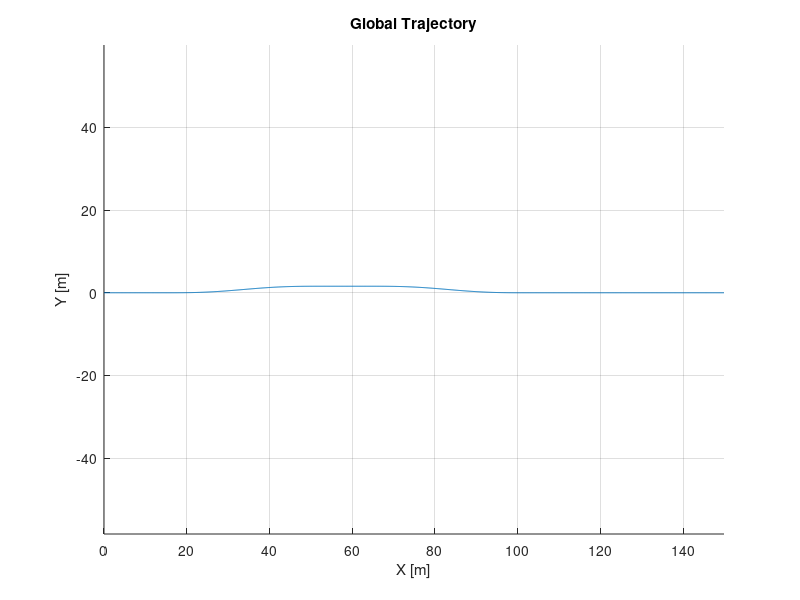
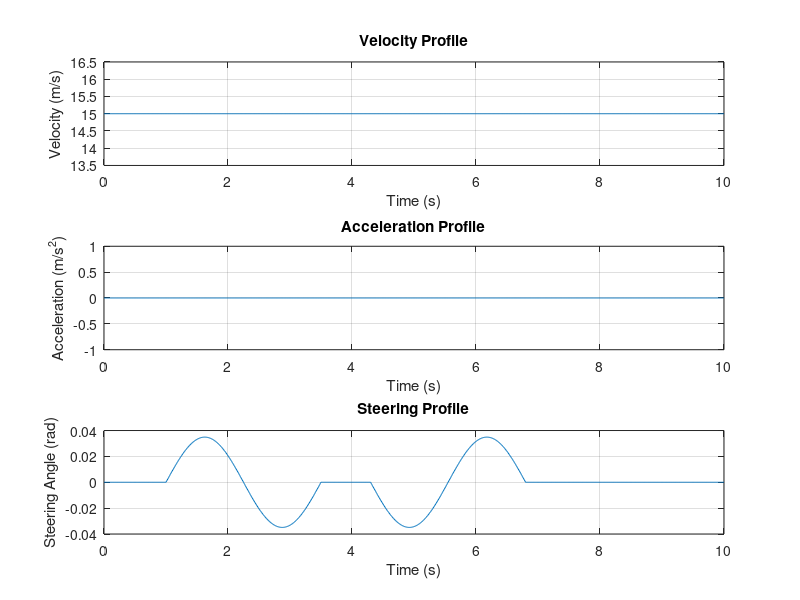

These charts were generated, in order, by the following MATLAB code:
clc
clear
close all

t_end = 10;
dt = 0.01;
t_road = 0:dt:t_end;

%% velocity, acceleration
v = zeros(size(t_road))';
acc = zeros(size(t_road));

a = 1.4;
b = 1.6;
L = a + b;% wheel base
V = 15; % constant speed
save('V.mat','V')

for i = 1:length(t_road)
    v(i) = V;
end


%% double lane changex
degree = 2.0;
delta_dot = deg2rad(degree);
delta = zeros(size(t_road));

steering_time = 1.0;

for i = 1:length(t_road)
    if t_road(i) <= steering_time
        delta(i) = 0;
    elseif t_road(i) <= steering_time+2.5
        delta(i) = delta_dot * sin(pi/2 * (t_road(i) - (steering_time)) / (0.25*2.5));
    elseif t_road(i) <= steering_time+3.3
        delta(i) = 0;
    elseif t_road(i) <= steering_time+5.8
        delta(i) = -delta_dot * sin(pi/2 * (t_road(i) - (steering_time)+1.7) / (0.25*2.5));
    end
end
%%
% % circular track 
% steering_time = 1.0;
% for i = 1:length(t_road)
%     if t_road(i) <= steering_time
%         delta(i) = 0;
%     elseif t_road(i) <= steering_time+0.625*4
%         delta(i) = delta_dot * sin(pi/2 * (t_road(i) - (steering_time)) / (4*0.25*2.5));
%         % delta(i) = delta_dot;
%     elseif t_road(i) <= steering_time+9
%         delta(i) = delta_dot;
%     end
% end


% v=v';
% delta=delta';


%% trajectory

% Based on "Rajamani Vehicle Dynamics and Control 8.2.3"
% stability 기반 beta, yaw_rate-------------------------------------------
m=2000;
Lf=1.4;
Lr=1.6;
L=3;
% Cf=12e3;
% Cr=11e3;
% Cf = 30e3;
% Cr = 30e3;
Cf = 13525.714;
Cr = 15166.667;

% k_ss    = -m*(Lf*Cf-Lf*Cr)/(2*Cf*Cr*L^2);
% G_beta  = (1-m*V^2*Lf/(2*Cr*L*Lr))/(1+k_ss)*Lr/L;
% G_omega = 1/(1+k_ss.*V^2).*V/L;
% % x1_ref = delta*G_beta;
% x2_ref = delta*G_omega;

x1_ref=(Lr-(Lf*m*V.^2)/(2*Cr*(Lf+Lr)))/((Lf+Lr)+(m*V.^2*(Lr*Cr-Lf*Cf))/(2*Cf*Cr*(Lf+Lr)))*delta;
x2_ref=V/(Lf+Lr+(m*V.^2*(Lr*Cr-Lf*Cf))/(2*Cf*Cr*L))*delta;

% -------------------------------------------------------------------------
x_road = zeros(size(t_road));
y_road = zeros(size(t_road));
theta = zeros(size(t_road));
x_road(1) = 0;
y_road(1) = 0;
theta(1) = 0;

for i = 2:length(t_road)
    theta(i) = theta(i-1) + x2_ref(i-1) * dt;
    x_road(i) = x_road(i-1) + v(i-1) * cos(theta(i)) * dt;
    y_road(i) = y_road(i-1) + v(i-1) * sin(theta(i)) * dt;
end

% x_road = zeros(size(t_road));
% y_road = zeros(size(t_road));
% theta = zeros(size(t_road));
% yaw_rate_road = zeros(size(t_road));
% beta_road = zeros(size(t_road));
% x_road(1) = 0;
% y_road(1) = 0;
% theta(1) = 0;
% yaw_rate_road(1) = 0;
% beta_road(1) = 0;
% 
% for i = 2:length(t_road)
%     beta_road(i) = -atan2(b*tan(delta(i-1)),L);
%     yaw_rate_road(i) = tan(delta(i-1))*v(i-1)/L;
%     theta(i) = theta(i-1) + yaw_rate_road(i-1) * dt;
%     x_road(i) = x_road(i-1) + v(i-1) * cos(theta(i)) * dt;
%     y_road(i) = y_road(i-1) + v(i-1) * sin(theta(i)) * dt;
% end



%% plot

% % ISO 기준 width 1.4m 기준 double lane change------------------------------
% x1 = [0, 15];
% x2 = [45, 70];
% x3 = [95, 125];
% 
% y11 = [0.895, 0.895];
% y12 = [4.5350, 4.5350];
% y13 = [1.1750, 1.1750];
% 
% y21 = [-0.895, -0.895];
% y22 = [2.6050, 2.6050];
% y23 = [-0.895, -0.895];


figure
hold on
% plot(x1, y11, 'k--', 'LineWidth', 1.5); % double lane change
% plot(x1, y21, 'k--', 'LineWidth', 1.5);
% plot(x2, y12, 'k--', 'LineWidth', 1.5);
% plot(x2, y22, 'k--', 'LineWidth', 1.5);
% plot(x3, y13, 'k--', 'LineWidth', 1.5);
% plot(x3, y23, 'k--', 'LineWidth', 1.5);

plot(x_road,y_road)

xlabel('X [m]')
ylabel('Y [m]')
axis equal;
% xlim([-5 130])
% ylim([-10 10])
% title('ISO 3888-1:2018(E) Dashed Outline')
title('Global Trajectory')
hold off

grid on
% -------------------------------------------------------------------------

figure
subplot(3,1,1)
plot(t_road, v);
title('Velocity Profile');
xlabel('Time (s)');
ylabel('Velocity (m/s)');
grid on;

subplot(3,1,2)
plot(t_road, acc);
title('Acceleration Profile');
xlabel('Time (s)');
ylabel('Acceleration (m/s^2)');
grid on;

subplot(3,1,3)
plot(t_road, delta);
title('Steering Profile');
xlabel('Time (s)');
ylabel('Steering Angle (rad)');
grid on;

% % kinematics기반 데이터
% file_output=fopen('road_data.txt','w');
% for i=1:1:length(t_road)
%     fprintf(file_output,'%f %f %f %f %f %f \n',t_road(i),x_road(i),y_road(i),beta_road(i),yaw_rate_road(i),delta(i));
% end
% fclose(file_output);

% -------------------------------------------------------
file_output=fopen('road_data.txt','w');
for i=1:1:length(t_road)
    fprintf(file_output,'%f %f %f %f %f %f \n',t_road(i),x_road(i),y_road(i),x1_ref(i),x2_ref(i),delta(i));
end
fclose(file_output);

file_output=fopen('ref_data.txt','w');
for i=1:1:length(t_road)
    fprintf(file_output,'%f, %f, \n',x1_ref(i),x2_ref(i));
end
fclose(file_output);

